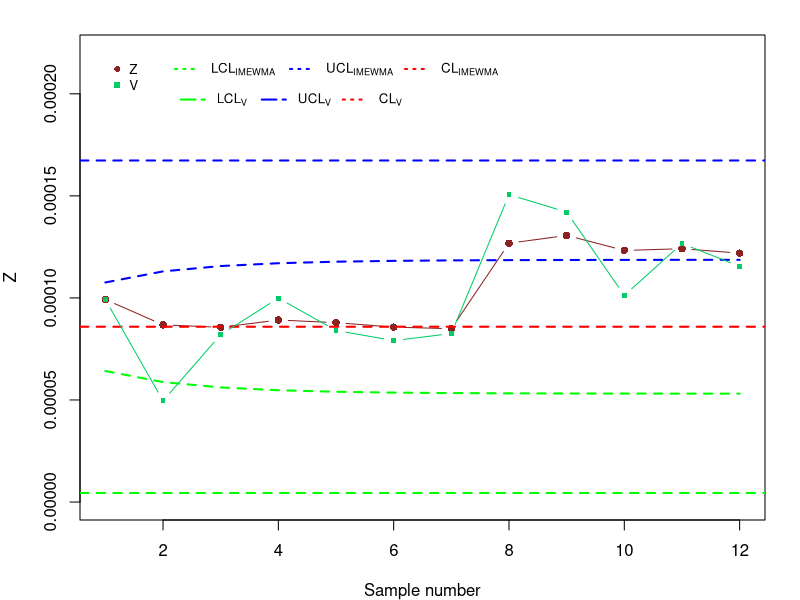

This figure's R source:
set.seed(558)

t=1:12
n=6
lamda=0.25
L=3.031
a=2/(3*n)
b=lamda/(2-lamda)
c=(1-(1-lamda)^(2*t))
w1<-1-(L*sqrt(a*b*c))
w1
w2<-1+(L*sqrt(a*b*c))
w2

x<-c(42.4,44.8,51.5,47.4,60.3,52,61.9,45.2,68.8,44.2,42.4,165.5,54,69.6,53.9,67.6,42.4,110,46.3,54,89.1,65.5,95.7,55,54.9,43.4,59.3,100.6,92.6,92.5,44.1,81.6,83,54,88,74.7,56.2,83,65,86.7,78.1,46.8,49.8,124.6,68.8,50.8,68.9,79.5,50.5,143.6,65.1,43.8,83.6,124.5,49.2,49.2,74.8,79.4,89.5,105.6,46.7,107.8,63.7,72.8,82.6,68.9,73.8,72.2,77.6,61.4,103.6,77.2)


r<- matrix(, nrow = 6, ncol=12)
s=z=c()
lambda=0.25
for(i in 1:12){
  r[,i]<-sample(x,6,replace = T)
  s[i]<-((3*6)^-1)*sum(r[,i]^-2)
  w0<-mean(s)
  if(i==1){
    z[i] <- lambda*s[i]+(1-lambda)*w0
  }else {
    z[i] <- lambda*s[i]+(1-lambda)*z[i-1]
  }
}




#plotting statistic
ZIM=c(z[1:7],1.40*z[8:12])

#EWMA control limits

UCL=w2*w0
CL=w0
LCL=w1*w0

#EWMA control chart
par(mar=c(4,4,1.75,1.75))
plot((ZIM),type ="b",ylim=c(0.000000,0.00022),xlim=c(1,12),ylab = "Z",xlab = "Sample number",col="brown4",pch=16)

abline(h =w0 , col = "red", lty = 2, lwd = 2)
lines(LCL,col="green",lwd=2,lty=2)
lines(UCL,col="blue",lwd=2,lty=2)
legend(1,0.00022,legend = c("Z",expression('V')),pch = c(16,15),bty = "n",cex = 0.8,col =c("brown4","springgreen3") )
legend(2,0.00022,
       c(expression('LCL'[IMEWMA]),
         expression('UCL'[IMEWMA]),
         expression('CL'[IMEWMA])),
       col = c("green","blue","red"),
       lwd = c(2,2,2),lty = c(3,3,3), bty = "n",horiz = T,cex = 0.8)
legend(2.1,0.000205,
       c(expression('LCL'['V']),
         expression('UCL'['V']),
         expression('CL'['V'])),
       col = c("green","blue","red"),
       lwd = c(2,2,2),lty = c(5,5,3), bty = "n",horiz = T,cex = 0.8)

#shewhart (V) control chart
n=6
L1=2.844981
p1=2/(3*n)
W11=1-(L1*sqrt(p1))
W11

W22=1+(L1*sqrt(p1))
W22

LCL1=W11*w0
UCL1=W22*w0
sigma_s=c(s[1:7],1.40*s[8:12])

lines((sigma_s),type="b",xlab = "sample number",lwd=1,lty=1,pch=15,col="springgreen3",cex=0.65)
abline(h=LCL1,col="green",lwd=2,lty=2)
abline(h=UCL1,col="blue",lwd=2,lty=2)


